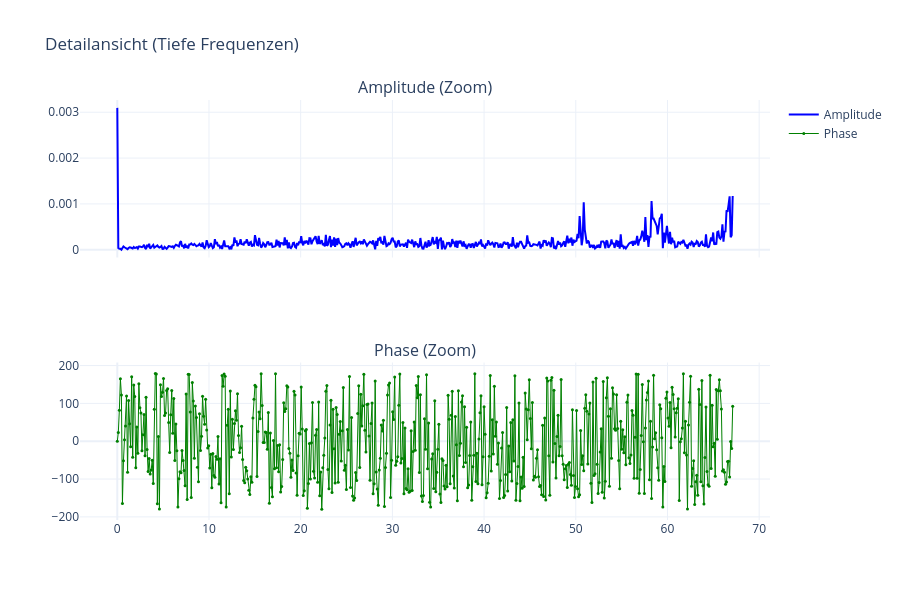

Write notebook code for a chart like this one.
### Markdown cell above
## b) Amplitude und Phase (Zoom)

### Code cell
amplitude = np.abs(y_fft)
phase = np.angle(y_fft)

# Zoom in die tiefen Frequenzen (erste 600 Bins)
zoom_idx = 600

fig = make_subplots(
    rows=2,
    cols=1,
    subplot_titles=("Amplitude (Zoom)", "Phase (Zoom)"),
    shared_xaxes=True,
)
fig.add_trace(
    go.Scatter(
        x=f[:zoom_idx],
        y=amplitude[:zoom_idx],
        name="Amplitude",
        line=dict(color="blue"),
    ),
    row=1,
    col=1,
)
fig.add_trace(
    go.Scatter(
        x=f[:zoom_idx],
        y=phase[:zoom_idx],
        # y=np.rad2deg(phase[:zoom_idx]),
        name="Phase",
        mode="markers+lines",
        line=dict(color="green", width=1),
        marker=dict(size=3),
    ),
    row=2,
    col=1,
)
fig.update_layout(
    height=600, title="Detailansicht (Tiefe Frequenzen)", template="plotly_white"
)
fig.show()

### Figure 1 — Plotly figure (JSON) as saved in the notebook; plotly's stock layout.template omitted (floating-point values rounded to 4 significant figures; data arrays with more than 128 entries replaced by an {"elided": "..."} marker saying what was removed)
{"data": [{"line": {"color": "blue"}, "name": "Amplitude", "type": "scatter", "x": {"elided": "600 float values"}, "xaxis": "x", "y": {"elided": "600 float values"}, "yaxis": "y"}, {"line": {"color": "green", "width": 1}, "marker": {"size": 3}, "mode": "markers+lines", "name": "Phase", "type": "scatter", "x": {"elided": "600 float values"}, "xaxis": "x2", "y": {"elided": "600 float values"}, "yaxis": "y2"}], "layout": {"annotations": [{"font": {"size": 16}, "showarrow": false, "text": "Amplitude (Zoom)", "x": 0.5, "xanchor": "center", "xref": "paper", "y": 1, "yanchor": "bottom", "yref": "paper"}, {"font": {"size": 16}, "showarrow": false, "text": "Phase (Zoom)", "x": 0.5, "xanchor": "center", "xref": "paper", "y": 0.375, "yanchor": "bottom", "yref": "paper"}], "height": 600, "title": {"text": "Detailansicht (Tiefe Frequenzen)"}, "xaxis": {"anchor": "y", "domain": [0, 1], "matches": "x2", "showticklabels": false}, "xaxis2": {"anchor": "y2", "domain": [0, 1]}, "yaxis": {"anchor": "x", "domain": [0.625, 1]}, "yaxis2": {"anchor": "x2", "domain": [0, 0.375]}}}
